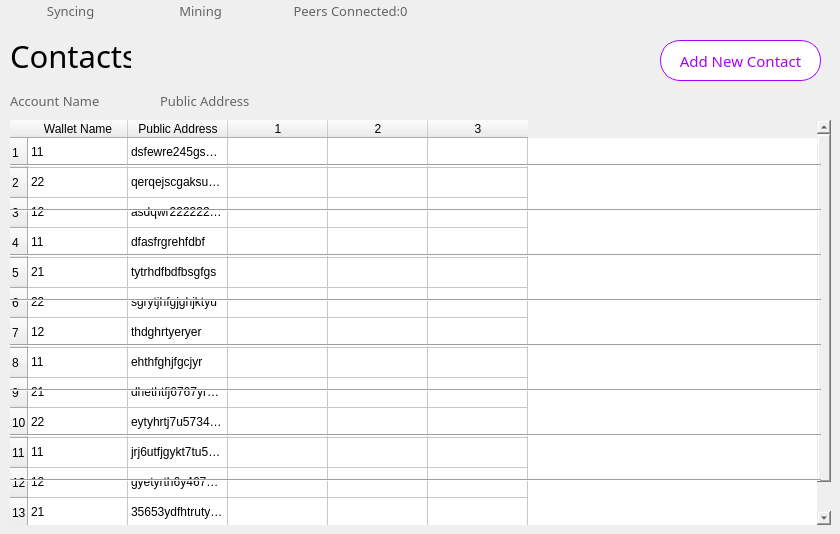
   <widget class="QWidget" name="p4">
    <widget class="QLabel" name="label_17">
     <property name="geometry">
      <rect>
       <x>10</x>
       <y>30</y>
       <width>121</width>
       <height>51</height>
      </rect>
     </property>
     <property name="font">
      <font>
       <family>等线</family>
       <pointsize>23</pointsize>
      </font>
     </property>
     <property name="text">
      <string>Contacts</string>
     </property>
    </widget>
    <widget class="QToolButton" name="toolButton_24">
     <property name="geometry">
      <rect>
       <x>270</x>
       <y>0</y>
       <width>151</width>
       <height>21</height>
      </rect>
     </property>
     <property name="font">
      <font>
       <family>微软雅黑 Light</family>
       <pointsize>10</pointsize>
      </font>
     </property>
     <property name="styleSheet">
      <string notr="true">border:0px;
color: rgb(100, 100, 100);</string>
     </property>
     <property name="text">
      <string>   Peers Connected:0</string>
     </property>
     <property name="icon">
      <iconset>
       <normaloff>pic/tubiaoer.png</normaloff>pic/tubiaoer.png</iconset>
     </property>
     <property name="toolButtonStyle">
      <enum>Qt::ToolButtonTextBesideIcon</enum>
     </property>
    </widget>
    <widget class="QToolButton" name="toolButton_25">
     <property name="geometry">
      <rect>
       <x>0</x>
       <y>0</y>
       <width>131</width>
       <height>21</height>
      </rect>
     </property>
     <property name="font">
      <font>
       <family>微软雅黑 Light</family>
       <pointsize>10</pointsize>
      </font>
     </property>
     <property name="styleSheet">
      <string notr="true">border:0px;
color: rgb(100, 100, 100);</string>
     </property>
     <property name="text">
      <string>   Syncing</string>
     </property>
     <property name="icon">
      <iconset>
       <normaloff>pic/grayqukuai.png</normaloff>pic/grayqukuai.png</iconset>
     </property>
     <property name="toolButtonStyle">
      <enum>Qt::ToolButtonTextBesideIcon</enum>
     </property>
    </widget>
    <widget class="QToolButton" name="toolButton_26">
     <property name="geometry">
      <rect>
       <x>130</x>
       <y>0</y>
       <width>131</width>
       <height>21</height>
      </rect>
     </property>
     <property name="font">
      <font>
       <family>微软雅黑 Light</family>
       <pointsize>10</pointsize>
      </font>
     </property>
     <property name="styleSheet">
      <string notr="true">border:0px;
color: rgb(100, 100, 100);</string>
     </property>
     <property name="text">
      <string>   Mining</string>
     </property>
     <property name="icon">
      <iconset>
       <normaloff>pic/graymining.png</normaloff>pic/graymining.png</iconset>
     </property>
     <property name="toolButtonStyle">
      <enum>Qt::ToolButtonTextBesideIcon</enum>
     </property>
    </widget>
    <widget class="QPushButton" name="pushButton_38">
     <property name="geometry">
      <rect>
       <x>660</x>
       <y>40</y>
       <width>161</width>
       <height>41</height>
      </rect>
     </property>
     <property name="font">
      <font>
       <family>微软雅黑 Light</family>
       <pointsize>11</pointsize>
      </font>
     </property>
     <property name="cursor">
      <cursorShape>PointingHandCursor</cursorShape>
     </property>
     <property name="styleSheet">
      <string notr="true">border-width: 1px;

border-color: rgb(170, 0, 255);
background-color: rgb(255, 255, 255);
color: rgb(170, 0, 255);
border-radius:20px;
border-style:solid; 
</string>
     </property>
     <property name="text">
      <string>Add New Contact</string>
     </property>
    </widget>
    <widget class="QTableWidget" name="ContactsT">
     <property name="geometry">
      <rect>
       <x>10</x>
       <y>120</y>
       <width>821</width>
       <height>405</height>
      </rect>
     </property>
     <property name="styleSheet">
      <string notr="true">border:0px;</string>
     </property>
     <row>
      <property name="text">
       <string>1</string>
      </property>
     </row>
     <row>
      <property name="text">
       <string>2</string>
      </property>
     </row>
     <row>
      <property name="text">
       <string>3</string>
      </property>
     </row>
     <row>
      <property name="text">
       <string>4</string>
      </property>
     </row>
     <row>
      <property name="text">
       <string>5</string>
      </property>
     </row>
     <row>
      <property name="text">
       <string>6</string>
      </property>
     </row>
     <row>
      <property name="text">
       <string>7</string>
      </property>
     </row>
     <row>
      <property name="text">
       <string>8</string>
      </property>
     </row>
     <row>
      <property name="text">
       <string>9</string>
      </property>
     </row>
     <row>
      <property name="text">
       <string>10</string>
      </property>
     </row>
     <row>
      <property name="text">
       <string>11</string>
      </property>
     </row>
     <row>
      <property name="text">
       <string>12</string>
      </property>
     </row>
     <row>
      <property name="text">
       <string>13</string>
      </property>
     </row>
     <column>
      <property name="text">
       <string>Wallet Name</string>
      </property>
     </column>
     <column>
      <property name="text">
       <string>Public Address</string>
      </property>
     </column>
     <column>
      <property name="text">
       <string>1</string>
      </property>
     </column>
     <column>
      <property name="text">
       <string>2</string>
      </property>
     </column>
     <column>
      <property name="text">
       <string>3</string>
      </property>
     </column>
     <item row="0" column="0">
      <property name="text">
       <string>11</string>
      </property>
     </item>
     <item row="0" column="1">
      <property name="text">
       <string>dsfewre245gsgweqeq</string>
      </property>
     </item>
     <item row="1" column="0">
      <property name="text">
       <string>22</string>
      </property>
     </item>
     <item row="1" column="1">
      <property name="text">
       <string>qerqejscgaksudtqo</string>
      </property>
     </item>
     <item row="2" column="0">
      <property name="text">
       <string>12</string>
      </property>
     </item>
     <item row="2" column="1">
      <property name="text">
       <string>asdqwr222222eAD</string>
      </property>
     </item>
     <item row="3" column="0">
      <property name="text">
       <string>11</string>
      </property>
     </item>
     <item row="3" column="1">
      <property name="text">
       <string>dfasfrgrehfdbf</string>
      </property>
     </item>
     <item row="4" column="0">
      <property name="text">
       <string>21</string>
      </property>
     </item>
     <item row="4" column="1">
      <property name="text">
       <string>tytrhdfbdfbsgfgs</string>
      </property>
     </item>
     <item row="5" column="0">
      <property name="text">
       <string>22</string>
      </property>
     </item>
     <item row="5" column="1">
      <property name="text">
       <string>sgrytjhfgjghjktyu</string>
      </property>
     </item>
     <item row="6" column="0">
      <property name="text">
       <string>12</string>
      </property>
     </item>
     <item row="6" column="1">
      <property name="text">
       <string>thdghrtyeryer</string>
      </property>
     </item>
     <item row="7" column="0">
      <property name="text">
       <string>11</string>
      </property>
     </item>
     <item row="7" column="1">
      <property name="text">
       <string>ehthfghjfgcjyr</string>
      </property>
     </item>
     <item row="8" column="0">
      <property name="text">
       <string>21</string>
      </property>
     </item>
     <item row="8" column="1">
      <property name="text">
       <string>dhethtfj6767yru67543</string>
      </property>
     </item>
     <item row="9" column="0">
      <property name="text">
       <string>22</string>
      </property>
     </item>
     <item row="9" column="1">
      <property name="text">
       <string>eytyhrtj7u573462te</string>
      </property>
     </item>
     <item row="10" column="0">
      <property name="text">
       <string>11</string>
      </property>
     </item>
     <item row="10" column="1">
      <property name="text">
       <string>jrj6utfjgykt7tu57ey4y</string>
      </property>
     </item>
     <item row="11" column="0">
      <property name="text">
       <string>12</string>
      </property>
     </item>
     <item row="11" column="1">
      <property name="text">
       <string>gyetyrth6y46746uthy</string>
      </property>
     </item>
     <item row="12" column="0">
      <property name="text">
       <string>21</string>
      </property>
     </item>
     <item row="12" column="1">
      <property name="text">
       <string>35653ydfhtrutyiu7i67k</string>
      </property>
     </item>
    </widget>
    <widget class="QLabel" name="label_54">
     <property name="geometry">
      <rect>
       <x>10</x>
       <y>90</y>
       <width>91</width>
       <height>21</height>
      </rect>
     </property>
     <property name="font">
      <font>
       <family>等线</family>
       <pointsize>10</pointsize>
      </font>
     </property>
     <property name="styleSheet">
      <string notr="true">color: rgb(100, 100, 100);</string>
     </property>
     <property name="text">
      <string>Account Name</string>
     </property>
    </widget>
    <widget class="QLabel" name="label_55">
     <property name="geometry">
      <rect>
       <x>160</x>
       <y>90</y>
       <width>91</width>
       <height>21</height>
      </rect>
     </property>
     <property name="font">
      <font>
       <family>等线</family>
       <pointsize>10</pointsize>
      </font>
     </property>
     <property name="styleSheet">
      <string notr="true">color: rgb(100, 100, 100);</string>
     </property>
     <property name="text">
      <string>Public Address</string>
     </property>
    </widget>
    <widget class="Line" name="line_15">
     <property name="geometry">
      <rect>
       <x>10</x>
       <y>155</y>
       <width>811</width>
       <height>21</height>
      </rect>
     </property>
     <property name="orientation">
      <enum>Qt::Horizontal</enum>
     </property>
    </widget>
    <widget class="Line" name="line_20">
     <property name="geometry">
      <rect>
       <x>10</x>
       <y>425</y>
       <width>811</width>
       <height>21</height>
      </rect>
     </property>
     <property name="orientation">
      <enum>Qt::Horizontal</enum>
     </property>
    </widget>
    <widget class="Line" name="line_21">
     <property name="geometry">
      <rect>
       <x>10</x>
       <y>290</y>
       <width>811</width>
       <height>21</height>
      </rect>
     </property>
     <property name="orientation">
      <enum>Qt::Horizontal</enum>
     </property>
    </widget>
    <widget class="Line" name="line_22">
     <property name="geometry">
      <rect>
       <x>10</x>
       <y>335</y>
       <width>811</width>
       <height>21</height>
      </rect>
     </property>
     <property name="orientation">
      <enum>Qt::Horizontal</enum>
     </property>
    </widget>
    <widget class="Line" name="line_23">
     <property name="geometry">
      <rect>
       <x>10</x>
       <y>200</y>
       <width>811</width>
       <height>21</height>
      </rect>
     </property>
     <property name="orientation">
      <enum>Qt::Horizontal</enum>
     </property>
    </widget>
    <widget class="Line" name="line_24">
     <property name="geometry">
      <rect>
       <x>10</x>
       <y>470</y>
       <width>811</width>
       <height>21</height>
      </rect>
     </property>
     <property name="orientation">
      <enum>Qt::Horizontal</enum>
     </property>
    </widget>
    <widget class="Line" name="line_25">
     <property name="geometry">
      <rect>
       <x>10</x>
       <y>245</y>
       <width>811</width>
       <height>21</height>
      </rect>
     </property>
     <property name="orientation">
      <enum>Qt::Horizontal</enum>
     </property>
    </widget>
    <widget class="Line" name="line_26">
     <property name="geometry">
      <rect>
       <x>10</x>
       <y>380</y>
       <width>811</width>
       <height>21</height>
      </rect>
     </property>
     <property name="orientation">
      <enum>Qt::Horizontal</enum>
     </property>
    </widget>
   </widget>
